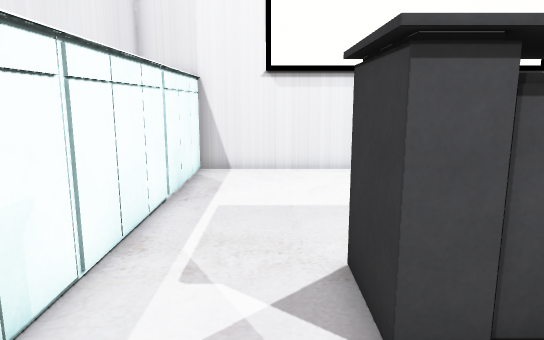
view 1 (above)

12 first-person views from a walk through a Unity game level. The camera is 1.3 m above the floor, tilts 10° down and sees 70° across. The floor is counted in squares, 0.5 m on a side. Each view is taken from the middle of a square. On the plan, view 1 faces up. The plan holds only what a view shows up to about 20 squares ahead; the rest is blank. The player is left out.

view 2
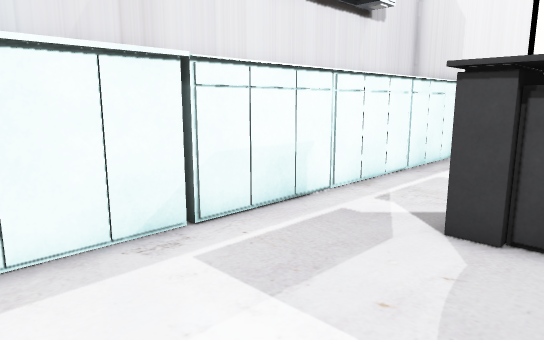

view 3
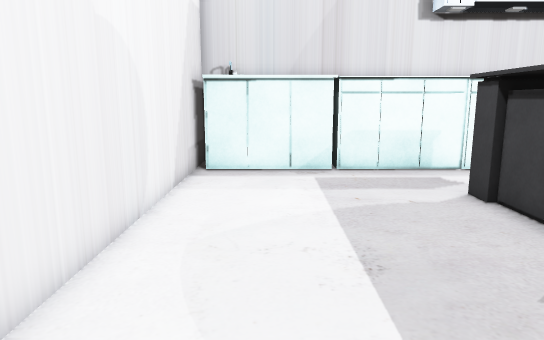

view 4
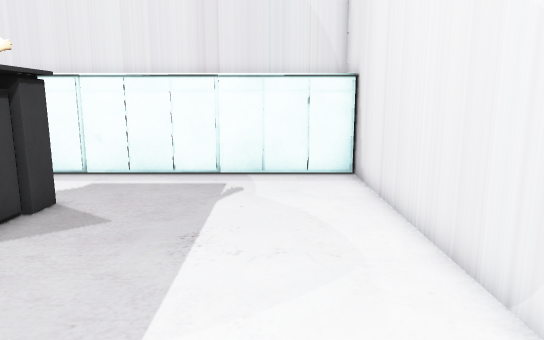

view 5
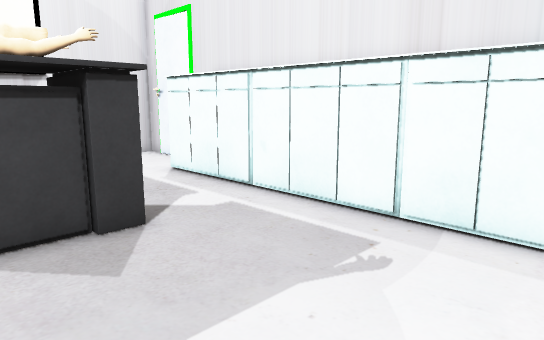

view 6
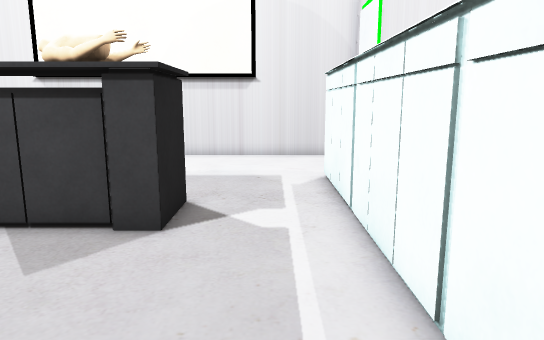

view 7
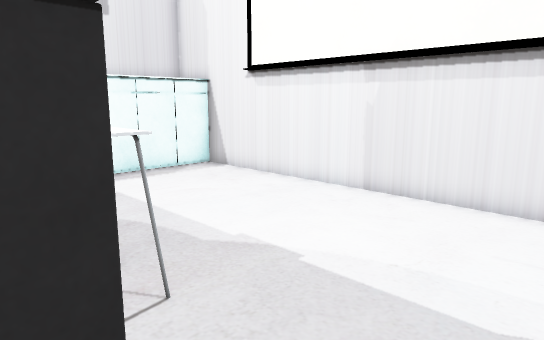

view 8
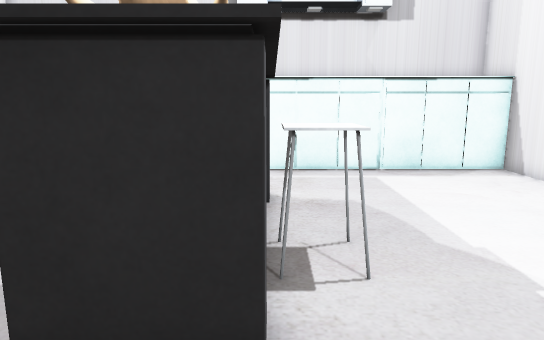

view 9
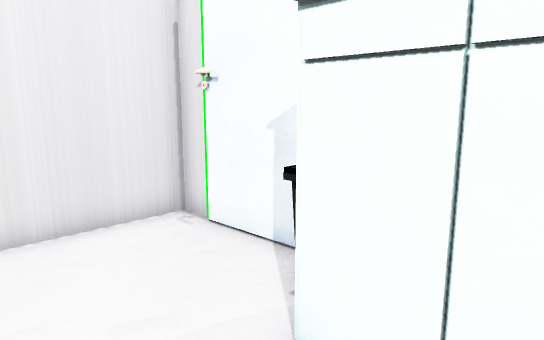

view 10
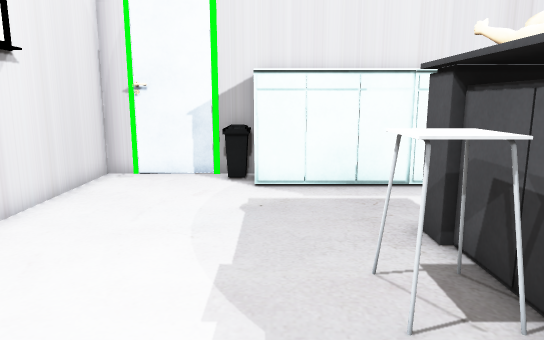

view 11
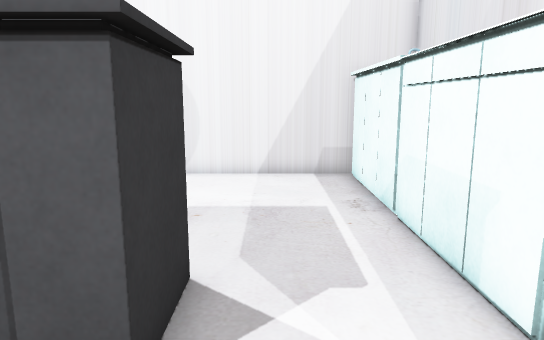

view 12
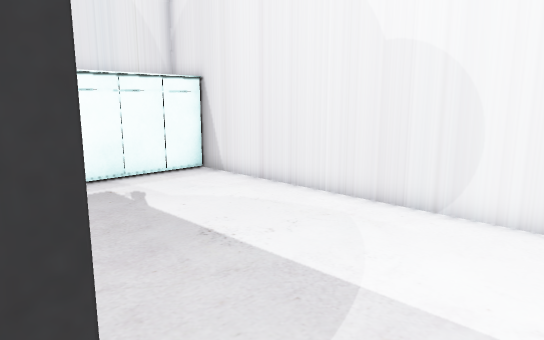

### Floor plan
Key: @ floor where view 1 was taken; # wall or solid block; . floor; = window, fence, low wall or low ledge; ^ raised ledge.
Columns run from 4 left of view 1 to 15 right of it. Each row starts with its distance up from view 1.
 15  ^##################
 14  ^.................#
 13  ^.................#
 12  ^.................#
 11  ^................=#
 10  #................=#
  9  #...............^
  8  #...............^
  7  #.......^^#.....^
  6  #...^^^^^^###...^
  5  ^...^^    ###...^
  4  ^...^^^^^^###...^
  3  ^........ ###...^
  2  ^...............^
  1 ^^...............^
  0  ^..@............^
 -1  ^...............^
 -2  ^...............^
 -3  #...............^
 -4  #...............^
 -5  ################^

Where each view was taken, in squares from view 1:
view 1: 0 up, 0 right, facing up
view 2: 4 down, 4 right, facing up-left
view 3: 2 down, 12 right, facing left
view 4: 2 down, 1 left, facing right
view 5: 4 down, 5 right, facing up-right
view 6: 4 down, 11 right, facing up
view 7: 5 up, 11 right, facing up-left
view 8: 6 up, 12 right, facing left
view 9: 7 up, 10 right, facing up-right
view 10: 9 up, 1 right, facing right
view 11: 9 up, 0 right, facing down
view 12: 4 up, 0 right, facing down-right
